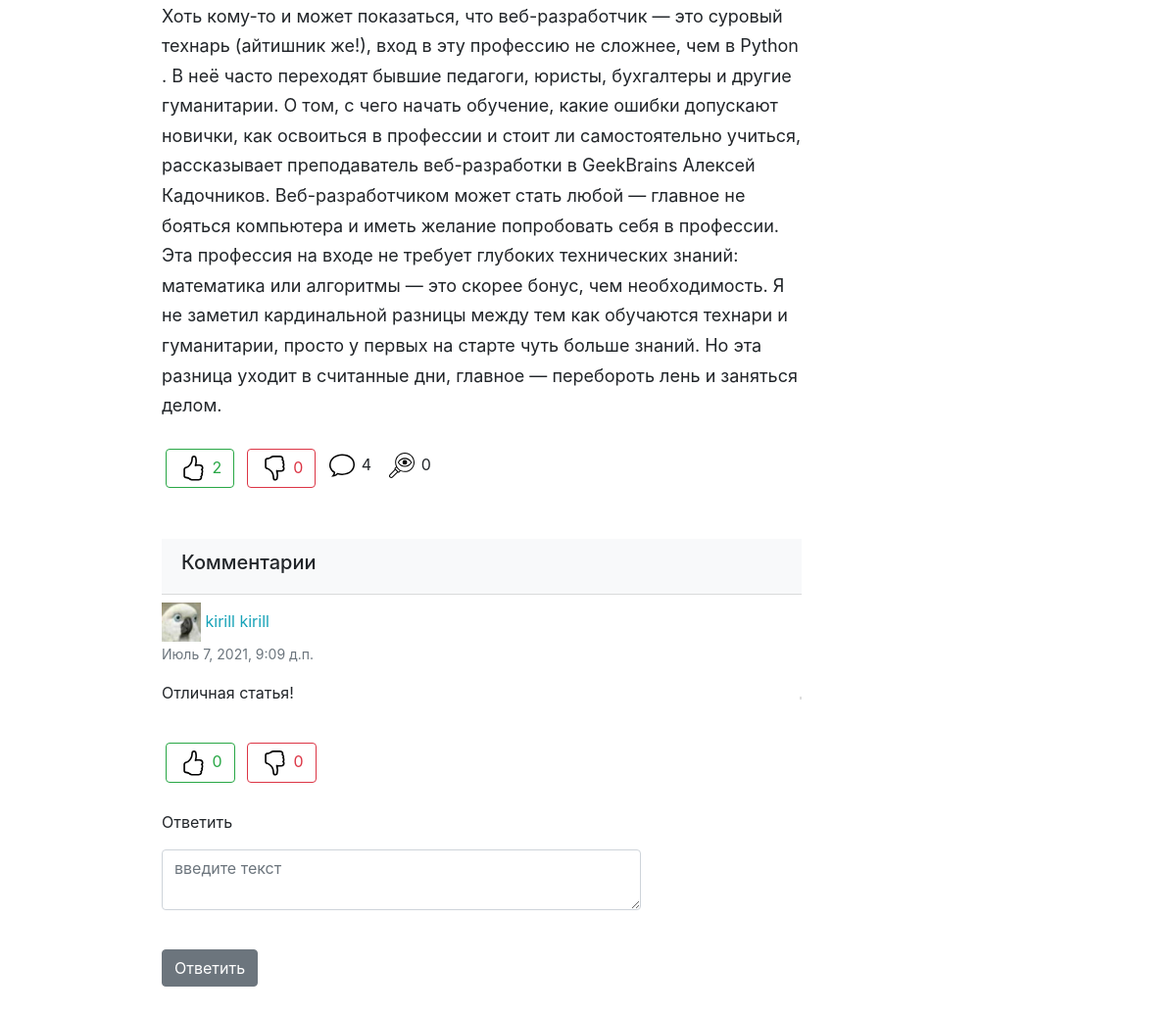
/article/10/ (middle part), run on an earlier commit of the app's database.
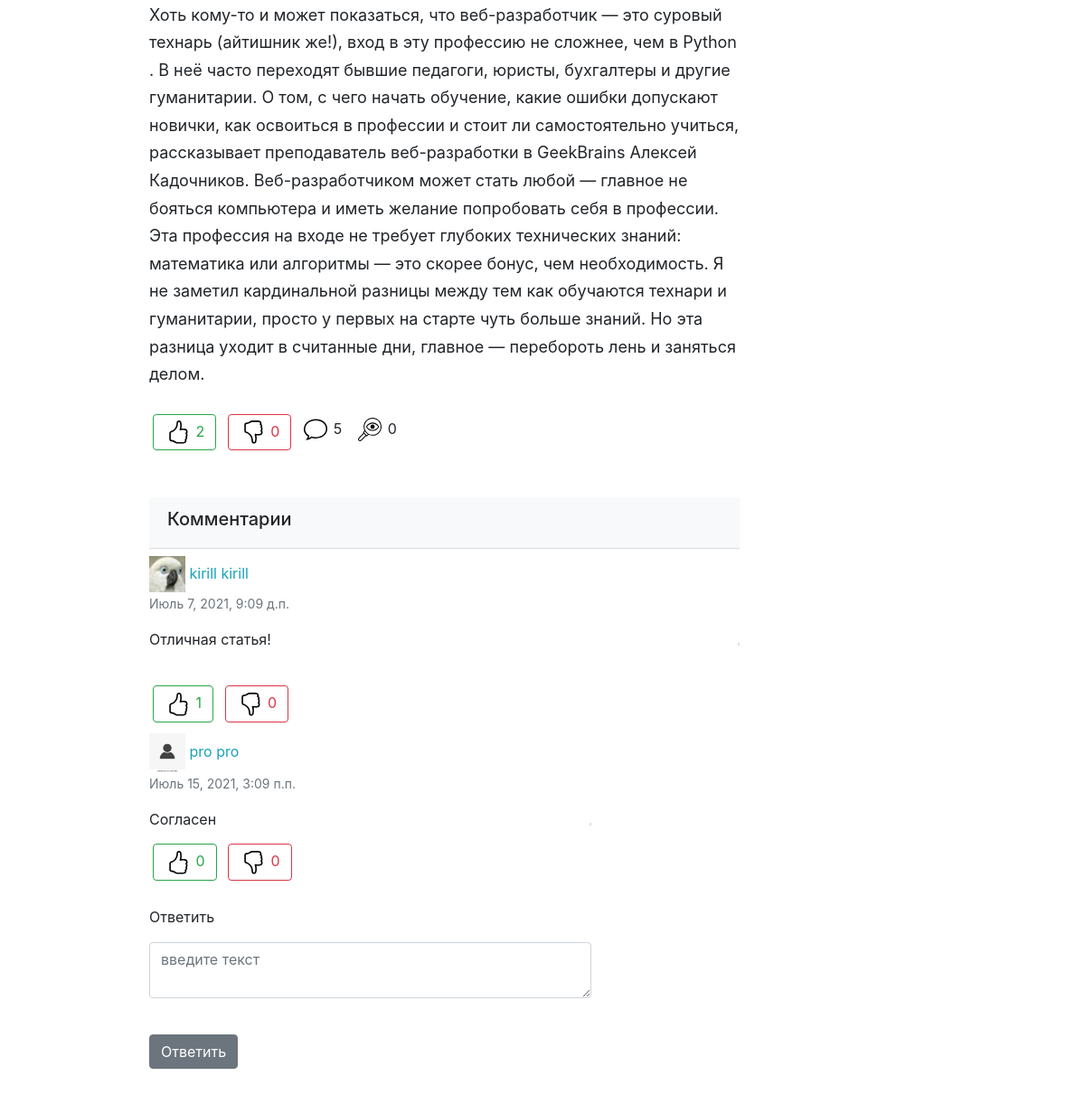
And on a later commit of the database.
### article/models.py (models this page shows, shortened)
class Article(models.Model):
    user = models.ForeignKey(User, on_delete=models.CASCADE)
    topic = models.ForeignKey(Topic, on_delete=models.CASCADE, verbose_name='Раздел')
    title = models.CharField(max_length=64, unique=True, verbose_name='Название')
    content = models.TextField(blank=True, verbose_name='Статья')
    image = models.ImageField(upload_to='article_images', blank=True, verbose_name='Фото')
    is_active = models.BooleanField(default=True, verbose_name='Активна', db_index=True)
    is_published = models.BooleanField(default=False, verbose_name='Опубликовать', db_index=True)
    is_moderated = models.BooleanField(default=False, verbose_name='На модерацию', db_index=True)
    created_at = models.DateTimeField(auto_now_add=True)
    updated_at = models.DateTimeField(auto_now=True)
    moderate_comment = models.TextField(blank=True, verbose_name='Замечания модератора')
    class Meta:
        verbose_name = 'Статья'
        verbose_name_plural = 'Статьи'
    @staticmethod
    def get_moderated_articles():
        return Article.objects.filter(is_active=True, is_moderated=True)
    def get_total_likes(self):
        likes = Like.objects.filter(article=self, is_liked=True, is_for_comment=False)
        return len(likes)
    def get_total_dislikes(self):
        likes = Like.objects.filter(article=self, is_disliked=True, is_for_comment=False)
        return len(likes)
    def get_total_comments(self):
        comments = Comment.objects.filter(article=self)
        return len(comments)
    def get_total_views(self):
        article_views = ArticlesViews.objects.filter(article=self)
        return len(article_views)

class Comment(models.Model):
    user = models.ForeignKey(User, on_delete=models.CASCADE)
    article = models.ForeignKey(Article, on_delete=models.CASCADE)
    text = models.TextField(blank=True)
    created_at = models.DateTimeField(auto_now_add=True)
    updated_at = models.DateTimeField(auto_now=True)
    is_for_comment = models.BooleanField(default=False)
    @property
    def get_author_name(self):
        author_name = self.user.get_full_name()
        return author_name
    @property
    def get_author_avatar(self):
        author_avatar = self.user.image
        return author_avatar
    def get_total_likes(self):
        likes = CommentsLike.objects.filter(comment=self, is_liked=True)
        return len(likes)
    def get_total_dislikes(self):
        likes = CommentsLike.objects.filter(comment=self, is_disliked=True)
        return len(likes)
    @property
    def get_comments(self):
        comment_replies = CommentOnComment.objects.filter(comment=self)
        return comment_replies

class CommentOnComment(Comment):
    comment = models.ForeignKey(Comment, on_delete=models.CASCADE, related_name='comments')

### authapp/models.py (models this page shows, shortened)
class User(AbstractUser):
    image = models.ImageField(upload_to='users_avatars', blank=True, default='users_avatars/default.jpg')
    birthday = models.DateField(blank=True, null=True)
    is_moderator = models.BooleanField(default=False)
    def __str__(self):
        return self.username

### article/views.py (the view)
# urls.py: path('<int:pk>/', article.ArticleView.as_view(), name='article'),
class ArticleView(DetailView):
    model = Article
    template_name = 'article/article.html'
    def get_context_data(self, **kwargs):
        context = super().get_context_data(**kwargs)
        context['comments'] = Comment.objects.filter(article=self.kwargs.get('pk'), is_for_comment=False)
        return context
    def dispatch(self, *args, **kwargs):
        if self.request.user.is_authenticated:
            article = get_object_or_404(Article, pk=self.kwargs.get('pk'))
            article.view(user=self.request.user)
        return super().dispatch(*args, **kwargs)

### context_processor.py (called while the page is built)
def topic_list(request):
    return {"topic_list": Topic.objects.all()}

def moderated_article_count(self):
    return {'moderated_articles_count': Article.get_moderated_articles().count()}

### hub/models.py (called while the page is built)
    def __str__(self):
        return self.name

### article/templates/article/article.html (shortened to what this page needs)
{% extends 'article/base.html' %}
{% load static %}
{% block content %}
{% load bootstrap4 %}
{% bootstrap_css %}
<div class="container w-75">
    <p class="text w-75 pt-3" style="line-height: 1.70;font-size: 18px;overflow-wrap: break-word;">
        {{ article.content | safe }}</p>
    <div class="panel-heading w-75 mt-4 d-flex justify-content-lg-start">
        <form action="{% url 'article:like_article' article.pk %}" method="POST">
            <button class="btn btn-outline-success m-1" type="submit" name="like_action" value="like">
                {{ article.get_total_likes }}</button>
            <button class="btn btn-outline-danger m-1" type="submit" name="like_action" value="dislike">
                {{ article.get_total_dislikes }}</button>
        </form>
        <div class="m-2">
            {{ article.get_total_comments }}</div>
        <div class="m-2">
            {{ article.get_total_views }}</div>
    </div>
    <div class="card-header mt-5 w-75 bg-light">
        <p class="h5"> Комментарии</p>
    </div>
    {% include 'article/includes/inc_comments.html' %}
{% endblock %}

### article/templates/article/base.html (shortened to what this page needs)
{% load static %}
<!DOCTYPE html>
<html lang="en">
<head>
    <link href="{% static 'css/header.css' %}" rel="stylesheet"/>
</head>
<body>
{% block content %} {% endblock %}
</body>
</html>

### article/templates/article/includes/inc_comments.html (shortened to what this page needs)
{% for comment in comments %}
<header class="accordion-header mt-2 w-75">
    <a href="{% url 'auth:user_info' comment.user.pk %}" class="text-info" title="Автор публикации"
        style="text-decoration: none;">
        <img src="/media/{{ comment.get_author_avatar }}" width="40" height="40" class="img-fluid" alt="img">
        <span class="text">{{ comment.get_author_name }}</span>
    </a>
    <p class="timelist text-muted"><small>{{ comment.created_at }}</small></p>
</header>
<div class="media-list media-bordered mt-2 w-75">
    <div class="media">
        <div class="media-body {% if comment.user.pk == article.user.pk %}bg-light text-primary{% endif %}">
            {{ comment.text }}
        </div>
        <hr style="border: 1px solid grey;">
    </div>
</div>
<div class="panel-heading w-75 mt-4">
    <form action="{% url 'article:like_comment' comment.pk %}" method="POST">
        <button class="btn btn-outline-success m-1" type="submit" name="like_action" value="like">
            {{ comment.get_total_likes }}</button>
        <button class="btn btn-outline-danger m-1" type="submit" name="like_action" value="dislike">
            {{ comment.get_total_dislikes }}</button>
    </form>
    {% for reply in comment.get_comments %}
    <header class="accordion-header mt-2 w-75">
        <a href="{% url 'auth:user_info' reply.user.pk %}" class="text-info" title="Автор публикации"
            style="text-decoration: none;">
            <img src="/media/{{ reply.get_author_avatar }}" width="40" height="40" class="img-fluid" alt="img">
            <span class="text">{{ reply.get_author_name }}</span>
        </a>
        <p class="timelist text-muted"><small>{{ reply.created_at }}</small></p>
    </header>
    <div class="media-list media-bordered mt-2 w-75">
        <div class="media">
            <div class="media-body {% if reply.user.pk == article.user.pk %}bg-light text-primary{% endif %}">
                {{ reply.text }}
            </div>
            <hr style="border: 1px solid grey;">
        </div>
    </div>
    <form action="{% url 'article:like_comment' reply.pk %}" method="POST">
        <button class="btn btn-outline-success m-1" type="submit" name="like_action" value="like">
            {{ reply.get_total_likes }}</button>
        <button class="btn btn-outline-danger m-1" type="submit" name="like_action" value="dislike">
            {{ reply.get_total_dislikes }}</button>
    </form>
    {% endfor %}
    <form class="form" action="{% url 'article:reply_comment' comment.pk %}" method="POST">
        <div class="form-body">
            <div class="form-group">
                <label class="mt-4 w-75" for="review-desc-comment">Ответить
                </label>
                <textarea class="form-control w-75 mt-2" id="review-desc-comment" name="text"
                    placeholder="введите текст" rows="2"></textarea>
            </div>
            <button class="btn btn-secondary mt-4 mb-4" type="submit">
                Ответить
            </button>
        </div>
    </form>
    {% endfor %}

What changed in the data, as far as the page shows it:
computed for Article: get_total_comments "4" → "5"
computed for Comment "Отличная статья!": get_total_likes "0" → "1"
added CommentOnComment: get_author_avatar (placeholder picture), get_author_name "pro pro", created_at "Июль 15, 2021, 3:09 п.п.", text "Согласен", get_total_likes "0", get_total_dislikes "0"
